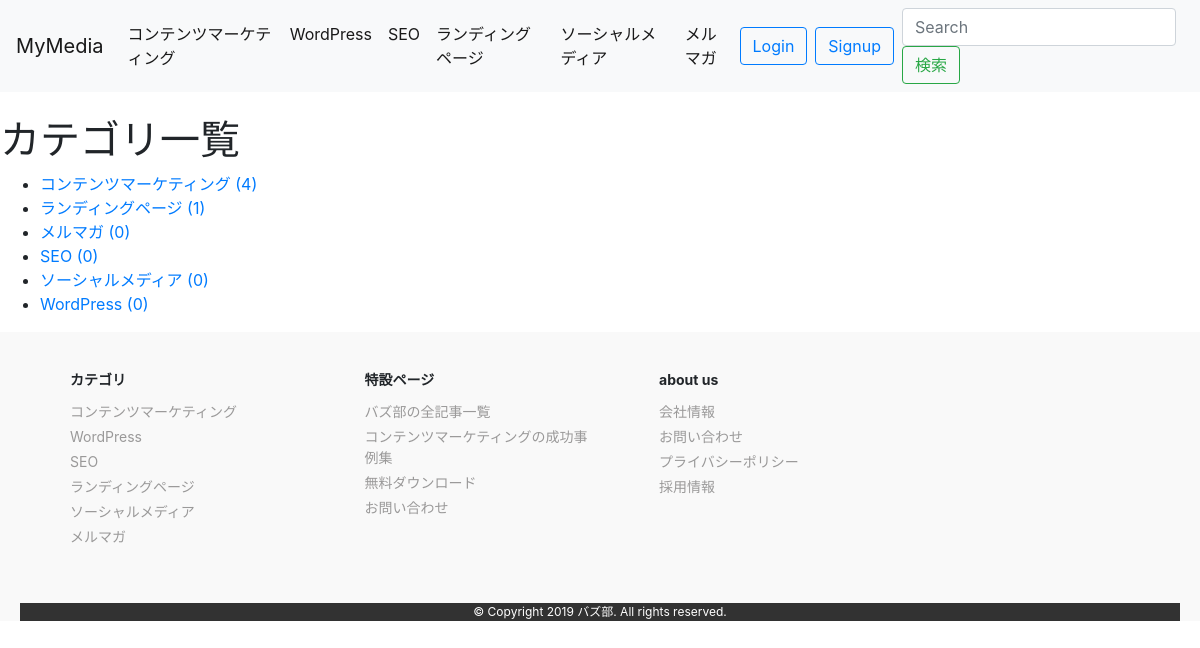
Screenshot of /blog/categories/ with the database file from the repository.
### blog/models.py (models this page shows, shortened)
class Category(models.Model):
    name = models.CharField(max_length=255)
    slug = models.SlugField(unique=True)
    timestamp = models.DateTimeField(auto_now_add=True)

### blog/views.py (the view)
# urls.py: path('categories/', CategoryListView.as_view(), name='category_list'),
class CategoryListView(ListView):
    queryset = Category.objects.annotate(
        num_posts=Count('post', filter=Q(post__is_public=True)))

### dbsite2/context_processors.py (called while the page is built)
def common(request):
    context = {
        'categories': Category.objects.annotate(
            num_posts=Count('post', filter=Q(post__is_public=True))),
        'tags': Tag.objects.annotate(
            num_posts=Count('post', filter=Q(post__is_public=True))),
    }
    return context

### blog/templates/blog/category_list.html (shortened to what this page needs)
{% extends "base.html" %}
{% block content %}
<h1>カテゴリ一覧</h1>
<ul>
  {% for category in object_list %}
  <li><a href="{% url 'blog:category_post' category.slug %}">{{ category.name }} ({{ category.num_posts }})</a></li>
  {% empty %}
  <li>カテゴリはありません。</li>
  {% endfor %}
</ul>
{% endblock %}

### templates/base/navbar.html (shortened to what this page needs)
<nav class="navbar navbar-expand-lg navbar-light bg-light mb-4">
  <a class="navbar-brand" href="/blog/">MyMedia</a>
  <div class="collapse navbar-collapse" id="navbarSupportedContent">
    <ul class="navbar-nav mr-auto">
      {% for category in categories|dictsort:"id" %}
      <li class="nav-item active">
        <a href="{% url 'blog:category_post' category.slug %}" class="nav-link">{{ category.name }}</a>
      </li>
      {% endfor %}
    </ul>
    {% include "blog/snippets/user_auth.html" %}
    {% include "blog/snippets/search_form.html" %}
  </div>
</nav>

### rows the page displays
Category: name "コンテンツマーケティング", num_posts "4"
Category: name "WordPress", num_posts "0"
Category: name "SEO", num_posts "0"
Category: name "ランディングページ", num_posts "1"
Category: name "ソーシャルメディア", num_posts "0"
Category: name "メルマガ", num_posts "0"
